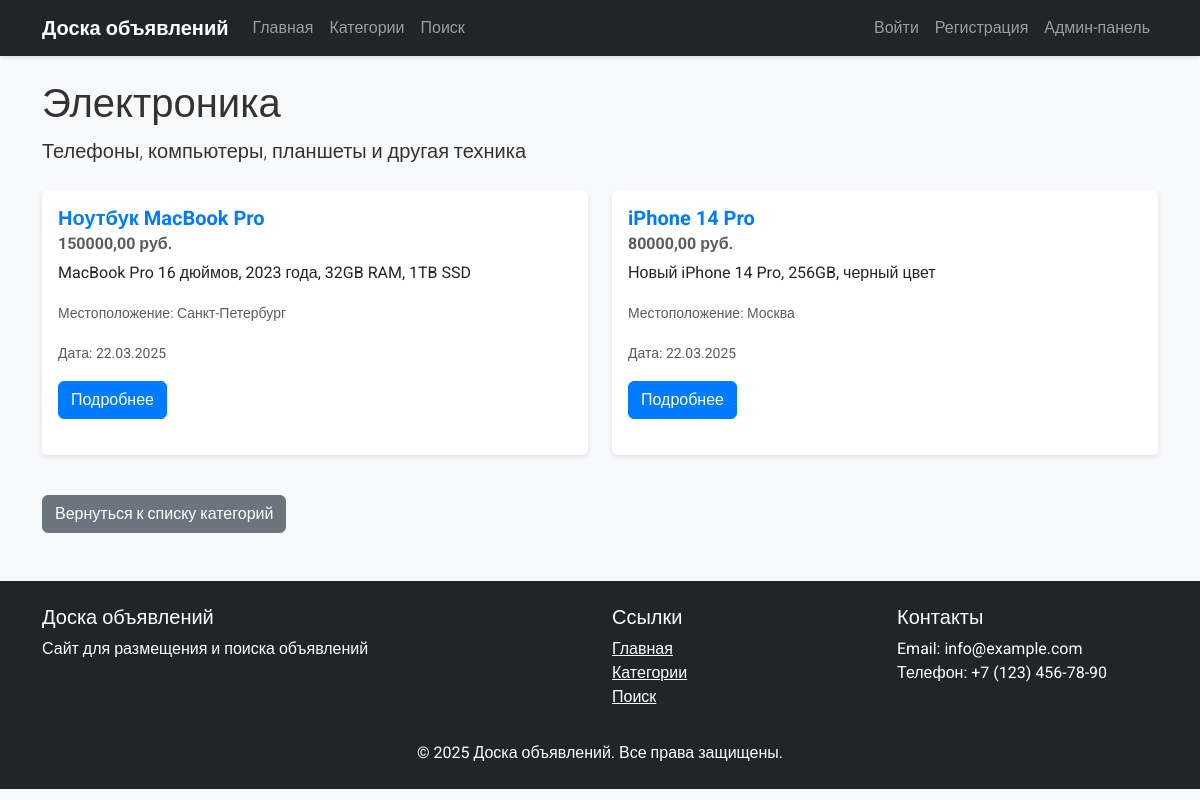
Page /category/electronics/ on the committed database.
### advertisements/models.py (models this page shows, shortened)
class Category(models.Model):
    name = models.CharField(max_length=100, verbose_name='Название категории')
    slug = models.SlugField(max_length=100, unique=True, verbose_name='URL категории')
    description = models.TextField(blank=True, verbose_name='Описание категории')
    class Meta:
        verbose_name = 'Категория'
        verbose_name_plural = 'Категории'
        ordering = ['name']

class Advertisement(models.Model):
    STATUS_CHOICES = (
        ('active', 'Активно'),
        ('pending', 'На модерации'),
        ('closed', 'Закрыто'),
    )
    title = models.CharField(max_length=200, verbose_name='Заголовок')
    slug = models.SlugField(max_length=200, unique_for_date='created', verbose_name='URL объявления')
    author = models.ForeignKey(User, on_delete=models.CASCADE, related_name='advertisements', verbose_name='Автор')
    category = models.ForeignKey(Category, on_delete=models.CASCADE, related_name='advertisements', verbose_name='Категория')
    description = models.TextField(verbose_name='Описание')
    price = models.DecimalField(max_digits=10, decimal_places=2, verbose_name='Цена')
    contact_info = models.CharField(max_length=255, verbose_name='Контактная информация')
    location = models.CharField(max_length=100, verbose_name='Местоположение')
    created = models.DateTimeField(auto_now_add=True, verbose_name='Дата создания')
    updated = models.DateTimeField(auto_now=True, verbose_name='Дата обновления')
    status = models.CharField(max_length=10, choices=STATUS_CHOICES, default='pending', verbose_name='Статус')
    class Meta:
        verbose_name = 'Объявление'
        verbose_name_plural = 'Объявления'
        ordering = ['-created']
        indexes = [
            models.Index(fields=['-created']),
        ]

### advertisements/views.py (the view)
# urls.py: path('category/<slug:slug>/', views.category_detail, name='category_detail'),
def category_detail(request, slug):
    category = get_object_or_404(Category, slug=slug)
    advertisements = Advertisement.objects.filter(category=category, status='active').order_by('-created')
    return render(request, 'advertisements/category_detail.html', {
        'category': category,
        'advertisements': advertisements,
        'title': category.name
    })

### advertisements/templates/advertisements/category_detail.html
{% extends "advertisements/base.html" %}
{% block content %}
<div class="row">
    <div class="col-md-12">
        <h1>{{ category.name }}</h1>
        {% if category.description %}
        <p class="lead">{{ category.description }}</p>
        {% endif %}
        <div class="row mt-4">
            {% for advertisement in advertisements %}
            <div class="col-md-6 mb-4">
                <div class="card h-100">
                    <div class="card-body">
                        <h5 class="card-title">{{ advertisement.title }}</h5>
                        <h6 class="card-subtitle mb-2 text-muted">{{ advertisement.price }} руб.</h6>
                        <p class="card-text">{{ advertisement.description|truncatewords:20 }}</p>
                        <p class="card-text"><small class="text-muted">Местоположение: {{ advertisement.location }}</small></p>
                        <p class="card-text"><small class="text-muted">Дата: {{ advertisement.created|date:"d.m.Y" }}</small></p>
                        <a href="{% url 'advertisements:advertisement_detail' advertisement.id %}" class="btn btn-primary">Подробнее</a>
                    </div>
                </div>
            </div>
            {% empty %}
            <div class="col-12">
                <div class="alert alert-info">
                    В этой категории пока нет объявлений. {% if user.is_authenticated %}<a href="{% url 'advertisements:advertisement_create' %}">Создайте первое!</a>{% endif %}
                </div>
            </div>
            {% endfor %}
        </div>
        <div class="mt-3">
            <a href="{% url 'advertisements:category_list' %}" class="btn btn-secondary">Вернуться к списку категорий</a>
        </div>
    </div>
</div>
{% endblock %}

### advertisements/static/advertisements/css/style.css (style rules this page uses)
body { font-family: 'Roboto', sans-serif; background-color: #f8f9fa; color: #333; }
.card { transition: transform 0.3s ease, box-shadow 0.3s ease; margin-bottom: 20px; border: none; box-shadow: 0 2px 5px rgba(0, 0, 0, 0.1); }
.card-title { font-weight: bold; color: #007bff; }
.card-subtitle { font-weight: bold; color: #28a745; }
.btn-primary { background-color: #007bff; border-color: #007bff; }

### rows in the picture
Category: name "Электроника", description "Телефоны, компьютеры, планшеты и другая техника"
Advertisement: title "Ноутбук MacBook Pro", price "150000,00", description "MacBook Pro 16 дюймов, 2023 года, 32GB RAM, 1TB SSD", location "Санкт-Петербург", created "22.03.2025"
Advertisement: title "iPhone 14 Pro", price "80000,00", description "Новый iPhone 14 Pro, 256GB, черный цвет", location "Москва", created "22.03.2025"
